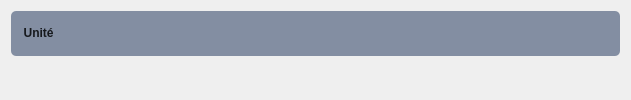
                <widget class="QWidget" name="page_unite">
                 <layout class="QVBoxLayout" name="verticalLayout_28">
                  <item>
                   <widget class="QWidget" name="widget_14" native="true">
                    <property name="minimumSize">
                     <size>
                      <width>0</width>
                      <height>45</height>
                     </size>
                    </property>
                    <property name="maximumSize">
                     <size>
                      <width>16777215</width>
                      <height>45</height>
                     </size>
                    </property>
                    <property name="styleSheet">
                     <string notr="true">background-color: #838ea2;
color : #16191d;
font-weight : bold;
border-radius : 5px;</string>
                    </property>
                    <layout class="QHBoxLayout" name="horizontalLayout_18">
                     <item>
                      <widget class="QPushButton" name="pushButton_7">
                       <property name="text">
                        <string> Unité</string>
                       </property>
                       <property name="icon">
                        <iconset resource="resources.qrc">
                         <normaloff>:/icon_2/dollar-sign.svg</normaloff>:/icon_2/dollar-sign.svg</iconset>
                       </property>
                      </widget>
                     </item>
                     <item>
                      <spacer name="horizontalSpacer_8">
                       <property name="orientation">
                        <enum>Qt::Horizontal</enum>
                       </property>
                       <property name="sizeHint" stdset="0">
                        <size>
                         <width>557</width>
                         <height>20</height>
                        </size>
                       </property>
                      </spacer>
                     </item>
                    </layout>
                   </widget>
                  </item>
                  <item>
                   <widget class="QWidget" name="widget_8" native="true">
                    <layout class="QGridLayout" name="gridLayout_4"/>
                   </widget>
                  </item>
                 </layout>
                </widget>
